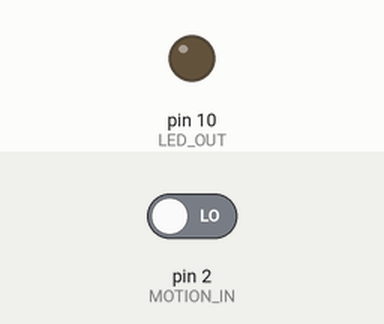
A sketch run on a simulated Arduino Uno, built with avr-gcc and run on an emulated ATmega328P. Shown: output pins drawn as LEDs (lit = HIGH). Inputs (shaded band) come from the test bench; at power-on: pin 2 (MOTION_IN) LOW.

Above: at 1.2 s.
1.3 s: pin 2 (MOTION_IN) driven HIGH
At 1.9 s:
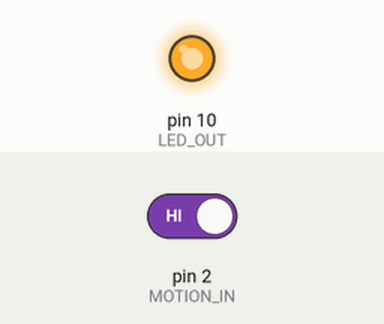
2.8 s: pin 2 (MOTION_IN) driven LOW
At 3.1 s:
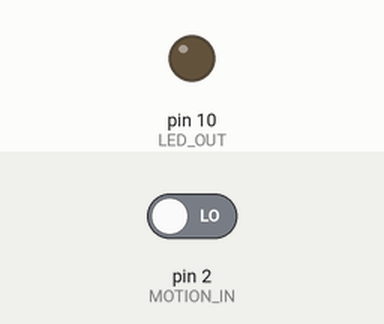
Timing chart, 0 to 5.8 s (numbered marks = the images above; inputs shaded):
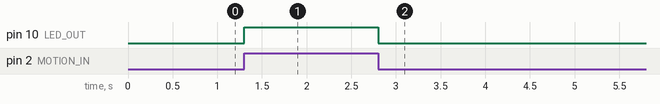

The sketch:

sketch_5.2.MotionLEDControl.ino
```cpp
int MOTION_IN = 2;
int LED_OUT = 10;

void setup() {
  pinMode(MOTION_IN, INPUT);
  pinMode(LED_OUT, OUTPUT);
}

void loop() {
  if (digitalRead(MOTION_IN) == HIGH) {
    digitalWrite(LED_OUT, HIGH);  // LED 전원 켜기
  } else {
    digitalWrite(LED_OUT, LOW);  // LED 전원 끄기
  }
}
```

Measured:
- after the input at 1.3 s, pin 10 (LED_OUT): LOW → HIGH at once
- after the input at 2.8 s, pin 10 (LED_OUT): HIGH → LOW at once
